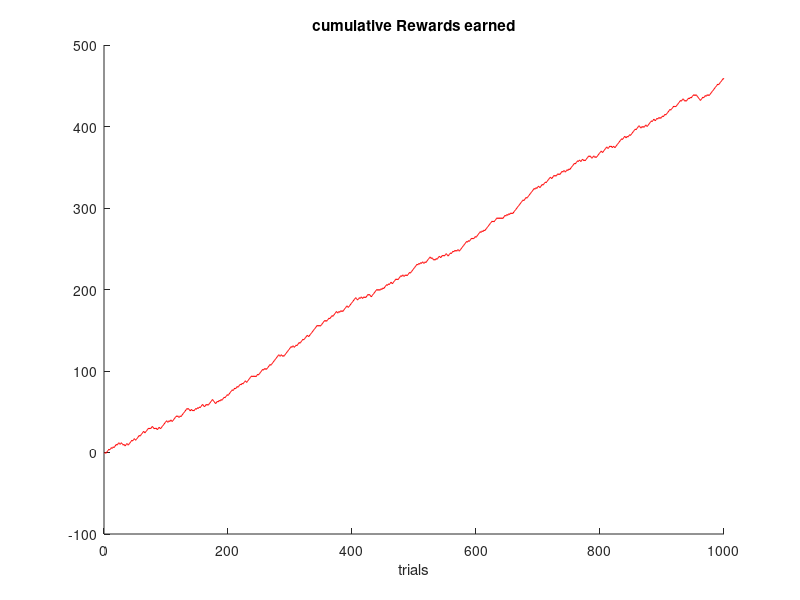
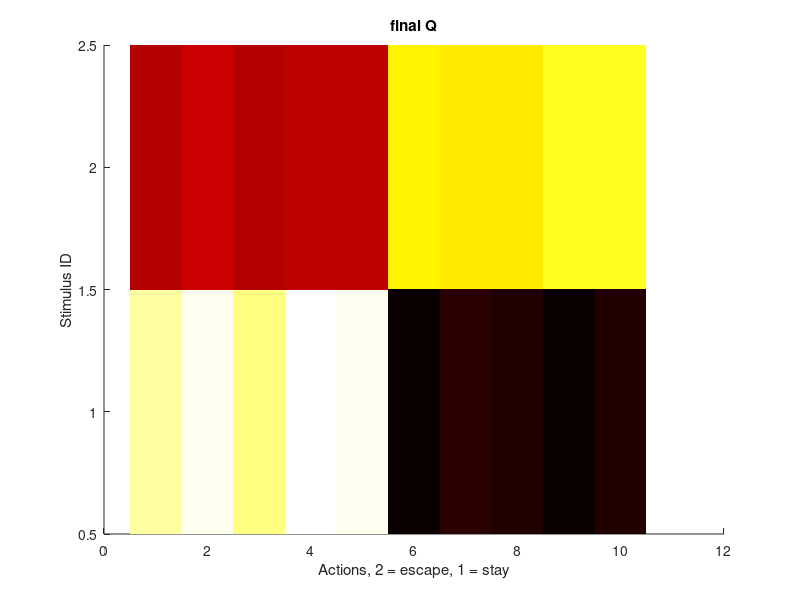
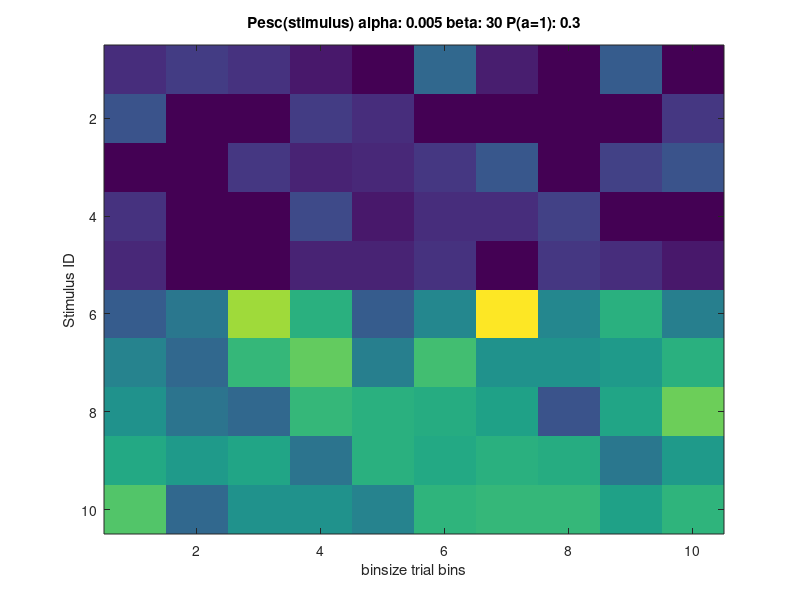
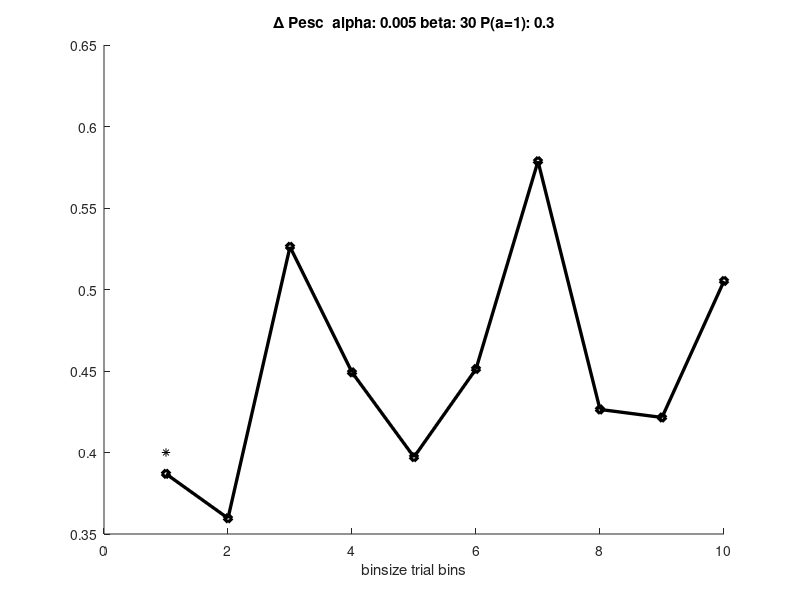

The MATLAB script that drew these images, in order:
%Using policy directly, then change policy based on earned rewards
%(Beta distribution type
clc
clear
close all


Ns = 10;
Na = 2;
ntrials = 1000;

%parameters
alpha = 0.005;
beta = 30;

%policy from demonstrator 
pid_as = nan(Na,Ns);
%For two action case : index 1 is stay, 2 is leave
pid_as(1,:) = [0.9*ones(1,Ns/2),0.5*ones(1,Ns/2)];
pid_as(2,:) = 1 - pid_as(1,:);
pio = pid_as; initialdpnp = mean(pio(2,Ns/2 + 1:end)) - mean(pio(2,1:Ns/2));
Pact = pio(2,:);
Pescape = [0.7; 0.3];
%initialize data arrays
x = nan(1,ntrials); %stimuli
a = nan(1,ntrials); %action
S = zeros(1,Ns); %count of trials per stimulus (gets refreshed every 100 trials)
A = zeros(1,Ns); %count of escapes per stimulus
R = nan(1,ntrials); P = nan(2,ntrials);
K = S;

Q = zeros(Na,Ns);

l=1;
%Pesc
PESC = nan(ntrials/100,Ns);
dpnp = nan(ntrials/100,2);
error = nan(1,ntrials);

%accumulated rewards per stimulus and action
S_count = zeros(1,Ns);
R_count = zeros(Na,Ns);

updates=0;
for ii = 1:ntrials
    
    %choose stimulus
    h = randi(Ns);
    x(ii) = h;        
    S(h) = S(h)+1;
    K(h) = K(h)+1;
    
    %choose stochastic action according to pid
    a(ii) = 1 + double(Pact(h)> (rand));
    [~,I] = max(pio(:,h));
    
%      %choose an action
%     if rand > sigma  %greedy action
%         a(ii) = I;
%     else
%         if I==2      %random action
%         a(ii) = 1;
%         elseif I==1
%             a(ii) = 2;
%         end
%     end
    
    if a(ii)==2
        A(h) = A(h)+1;
    end
    
        %collect reward
    if (h <= Ns/2 && a(ii)==2)  %this is escape when no puff
        
        r = -1;
    elseif (h <= Ns/2 && a(ii)==1) % this is stay when no puff
        r = 1;
    elseif (h > Ns/2 && a(ii)==2) %this is escape when puff
        r = 1;
    elseif (h > Ns/2 && a(ii)==1)
        r = -1;             % this is stay when puff 
    end
    
    R(ii) = r;
    %Q iteration
    Q(a(ii),h) = Q(a(ii),h) + alpha*(r - Q(a(ii),h));
    error(ii) = (r-Q(a(ii),h)).^2;
    if rem(ii,100)==0
        PESC(l,:) = A./S;  %probability of escape
        dpnp(l,1) = mean(PESC(l,Ns/2 + 1:end)) - mean(PESC(l,1:Ns/2));
        A = zeros(1,Ns); S = A;
        l=l+1;
    end
    
    %update pid if each state is visited atleast once
%     if sum(K>=ones(size(K)))==length(K)
%         for jj=1:Ns
%             p = exp(beta*Q(:,jj)).*Pescape;
%             pio(:,jj) = p/sum(p);
%         end
%         for jj=1:Ns
%             p = s
%             
%         end
%         %K(:)=0;
%         updates = updates+1;
%     end
            
    fprintf('\n %f percent done .... \n',ii*100/ntrials)
end

figure(11);hold on;plot(cumsum(R),'r');title 'cumulative Rewards earned'; xlabel 'trials';
figure(22);hold on;imagesc(Q);colormap(hot); title 'final Q'; ylabel 'Stimulus ID';
xlabel 'Actions, 2 = escape, 1 = stay';

figure(33);imagesc(PESC'); ylabel 'Stimulus ID'; xlabel 'binsize trial bins';
title(['Pesc(stimulus) alpha: ' num2str(alpha) ' beta: ' num2str(beta) ' P(a=1): ' num2str(Pescape(2))]);

figure(44);hold on;plot(dpnp,'-dk','LineWidth',2.4);xlabel 'binsize trial bins';
tt = nan(length(dpnp),1); tt(1)= initialdpnp;
hold on;plot(tt,'*k');
title(['\Delta Pesc  alpha: ' num2str(alpha) ' beta: ' num2str(beta) ' P(a=1): ' num2str(Pescape(2))]);

tt = mean(PESC(end-5:end,:)); tt = tt(:);
figure(55);plot([tt(1:Ns/2) ;  nan(Ns/2,1)],'-db','LineWidth',2.4); 
hold on; plot([nan(Ns/2,1); tt(Ns/2 + 1:end)],'-dr','LineWidth',2.4); ylim([0 1]);
title(['Pesc(stimulus) at end, alpha: ' num2str(alpha) ' beta: ' num2str(beta) ' P(a=1): ' num2str(Pescape(2))]);

xlabel 'Stimulus ID';  ylabel 'Pesc';


if 0
    h1 = figure(33);
    saveas(h1,'C:\Users\[user]\Dropbox\Q learning agent\OBS_PESC','bmp');
    h2 = figure(44);
    saveas(h2,'C:\Users\[user]\Dropbox\Q learning agent\OBS_dpnp','bmp');
    h3 = figure(55);
    saveas(h3,'C:\Users\[user]\Dropbox\Q learning agent\OBS_Pesc(stimulus)','bmp');
end